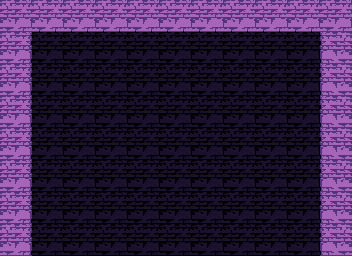

A level layout from a 2D game, rendered from its tile map. Below: a short description, then the map file with tile-grid data replaced by summaries:
An orthogonal 11x8 tile map with 32x32 px tiles, 2 tile layers (Foreground, Background).

<map version="1.0" orientation="orthogonal" width="11" height="8" tilewidth="32" tileheight="32">
 <tileset firstgid="1" name="walls" tilewidth="32" tileheight="32">
  <image source="../images/walls.png" width="160" height="32" />
 </tileset>
 <layer name="Foreground" width="11" height="8">
  <properties>
   <property name="tileset" value="walls" />
   <property name="tilesheet" value="walls" />
  </properties>
  <data>[88 cells, 25 non-empty, 4 distinct tile ids]</data>
 </layer>
 <layer name="Background" width="11" height="8">
  <properties>
   <property name="nocollide" value="" />
   <property name="tileset" value="walls" />
   <property name="tilesheet" value="walls" />
  </properties>
  <data>[88 cells, 88 non-empty, 5 distinct tile ids]</data>
 </layer>
</map>
